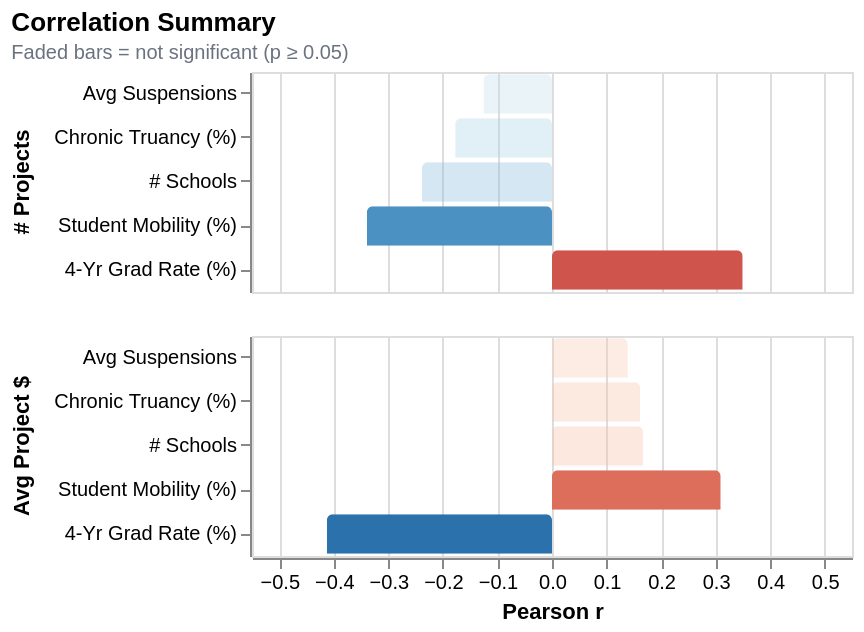

The code cell stored with this chart in its notebook:
### Code cell
metrics = {
    "Chronic Truancy (%)": "avg_truancy",
    "Student Mobility (%)": "avg_mobility",
    "4-Yr Grad Rate (%)":  "avg_grad_rate",
    "Avg Suspensions":     "avg_suspension",
    "# Schools":           "num_schools",
}

corr_rows = []
for label, col in metrics.items():
    v = df[["num_projects", "avg_project", col]].dropna()
    if len(v) < 10:
        continue
    r_np, p_np = stats.pearsonr(v["num_projects"], v[col])
    r_ap, p_ap = stats.pearsonr(v["avg_project"],  v[col])
    corr_rows.append({"metric": label, "x_var": "# Projects",   "r": r_np, "p": p_np})
    corr_rows.append({"metric": label, "x_var": "Avg Project $", "r": r_ap, "p": p_ap})

corr_df = pd.DataFrame(corr_rows)
corr_df["sig"] = corr_df["p"].apply(lambda p: "p<0.05" if p < 0.05 else "n.s.")

corr_chart = (
    alt.Chart(corr_df)
    .mark_bar(cornerRadiusTopLeft=3, cornerRadiusTopRight=3)
    .encode(
        x=alt.X("r:Q", title="Pearson r", scale=alt.Scale(domain=[-0.55, 0.55])),
        y=alt.Y("metric:N", title=None, sort="-x"),
        color=alt.Color(
            "r:Q",
            scale=alt.Scale(scheme="redblue", domain=[-0.5, 0.5], reverse=True),
            legend=None,
        ),
        row=alt.Row(
            "x_var:N", title=None,
            header=alt.Header(labelFontSize=11, labelFontWeight="bold"),
        ),
        opacity=alt.condition(alt.datum.sig == "p<0.05", alt.value(1.0), alt.value(0.35)),
        tooltip=[
            alt.Tooltip("metric:N", title="Outcome"),
            alt.Tooltip("x_var:N",  title="Menu Variable"),
            alt.Tooltip("r:Q",      title="Pearson r",  format=".3f"),
            alt.Tooltip("p:Q",      title="p-value",    format=".3f"),
            alt.Tooltip("sig:N",    title="Significance"),
        ],
    )
    .properties(
        width=300, height=110,
        title=alt.TitleParams(
            text="Correlation Summary",
            subtitle="Faded bars = not significant (p ≥ 0.05)",
            fontSize=13, subtitleFontSize=10, subtitleColor=GRAY,
        ),
    )
)

corr_chart

### Figure 1 — Vega-Lite specification as saved in the notebook (floating-point values rounded to 4 significant figures)
{"config": {"view": {"continuousWidth": 300, "continuousHeight": 300}}, "data": {"name": "data-002cc5adbd40c68d37ea96d6e1cef09d"}, "mark": {"type": "bar", "cornerRadiusTopLeft": 3, "cornerRadiusTopRight": 3}, "encoding": {"color": {"field": "r", "legend": null, "scale": {"domain": [-0.5, 0.5], "reverse": true, "scheme": "redblue"}, "type": "quantitative"}, "opacity": {"condition": {"test": "(datum.sig === 'p<0.05')", "value": 1.0}, "value": 0.35}, "row": {"field": "x_var", "header": {"labelFontSize": 11, "labelFontWeight": "bold"}, "title": null, "type": "nominal"}, "tooltip": [{"field": "metric", "title": "Outcome", "type": "nominal"}, {"field": "x_var", "title": "Menu Variable", "type": "nominal"}, {"field": "r", "format": ".3f", "title": "Pearson r", "type": "quantitative"}, {"field": "p", "format": ".3f", "title": "p-value", "type": "quantitative"}, {"field": "sig", "title": "Significance", "type": "nominal"}], "x": {"field": "r", "scale": {"domain": [-0.55, 0.55]}, "title": "Pearson r", "type": "quantitative"}, "y": {"field": "metric", "sort": "-x", "title": null, "type": "nominal"}}, "height": 110, "title": {"text": "Correlation Summary", "fontSize": 13, "subtitle": "Faded bars = not significant (p ≥ 0.05)", "subtitleColor": "#6b7280", "subtitleFontSize": 10}, "width": 300, "$schema": "https://vega.github.io/schema/vega-lite/v5.20.1.json", "datasets": {"data-002cc5adbd40c68d37ea96d6e1cef09d": [{"metric": "Chronic Truancy (%)", "x_var": "# Projects", "r": -0.1774, "p": 0.2177, "sig": "n.s."}, {"metric": "Chronic Truancy (%)", "x_var": "Avg Project $", "r": 0.1617, "p": 0.262, "sig": "n.s."}, {"metric": "Student Mobility (%)", "x_var": "# Projects", "r": -0.3394, "p": 0.01591, "sig": "p<0.05"}, {"metric": "Student Mobility (%)", "x_var": "Avg Project $", "r": 0.3093, "p": 0.02884, "sig": "p<0.05"}, {"metric": "4-Yr Grad Rate (%)", "x_var": "# Projects", "r": 0.3496, "p": 0.01857, "sig": "p<0.05"}, {"metric": "4-Yr Grad Rate (%)", "x_var": "Avg Project $", "r": -0.4127, "p": 0.004838, "sig": "p<0.05"}, {"metric": "Avg Suspensions", "x_var": "# Projects", "r": -0.1256, "p": 0.3846, "sig": "n.s."}, {"metric": "Avg Suspensions", "x_var": "Avg Project $", "r": 0.139, "p": 0.3356, "sig": "n.s."}, {"metric": "# Schools", "x_var": "# Projects", "r": -0.2385, "p": 0.09535, "sig": "n.s."}, {"metric": "# Schools", "x_var": "Avg Project $", "r": 0.1667, "p": 0.2471, "sig": "n.s."}]}}
